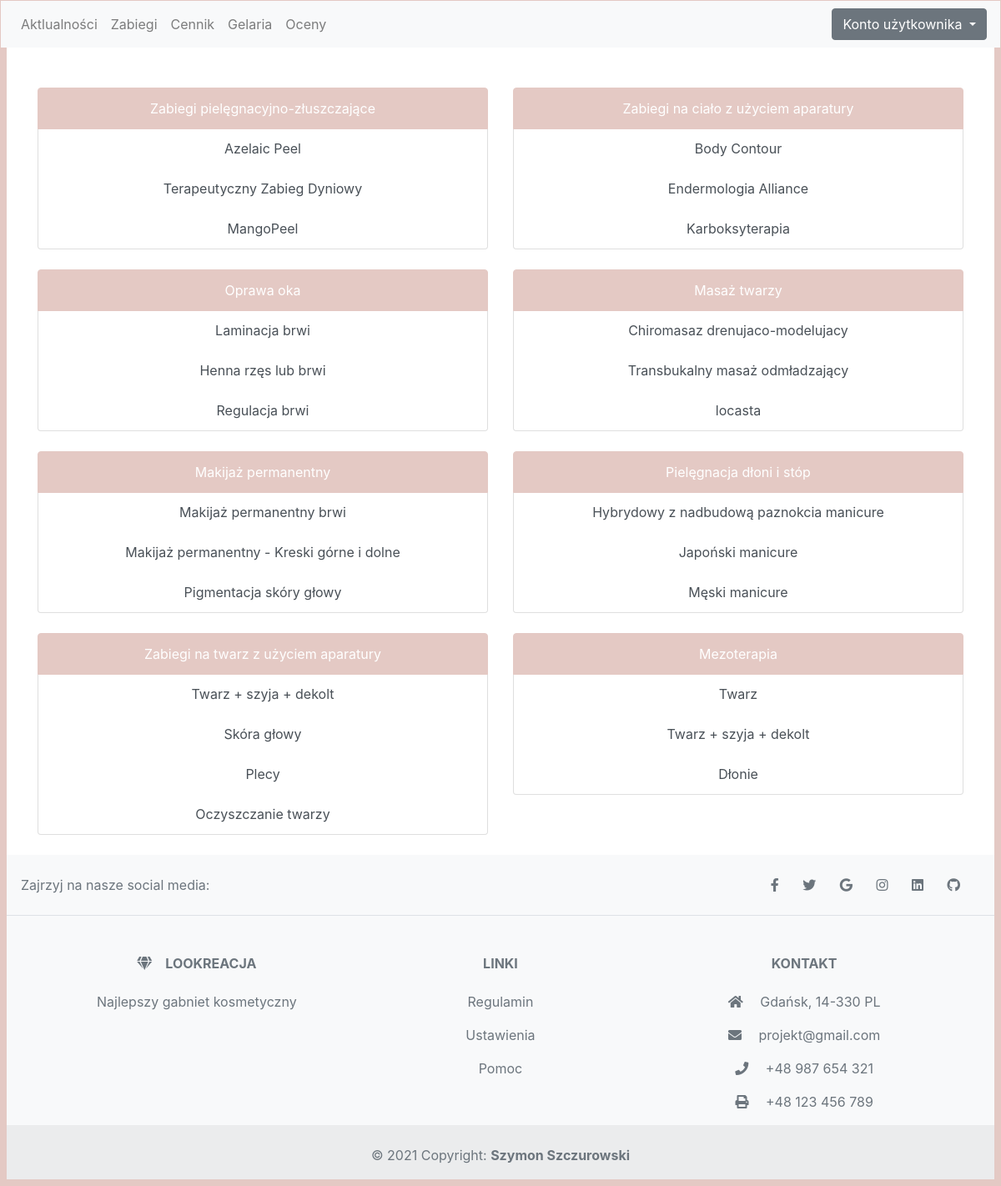
The page /SalonBeauty/zabiegi.php on the database its author committed.
### tables this page shows
CREATE TABLE `zabieg` (
  `id` int(11) NOT NULL,
  `nazwa` varchar(50) NOT NULL,
  `cena` decimal(12,2) NOT NULL,
  `czas` time NOT NULL,
  `Rodzaj_id` int(11) NOT NULL
);

### SalonBeauty/databse.php (called while the page is built, shortened)
<?php
class Database{
    protected $server;
    protected $user;
    protected $password;
    protected $db;
    public function __construct(){
        $this->server = "localhost";
        $this->user = "szymon";
        $this->password = "haslo";
        $this->db = "loki2";
    }
    public function get($sql){
        $conn = new mysqli($this->server, $this->user, $this->password , $this->db);
        $result = $conn->query($sql);
        return $result;
    }
}
?>

### SalonBeauty/zabiegi.php (the view, shortened to what this page needs)
<!DOCTYPE html>
<html lang="pl-PL">
<head>
    <link rel="stylesheet" href="https://cdn.jsdelivr.net/npm/bootstrap@5.0.0-alpha1/dist/css/bootstrap.min.css">
    <link rel="stylesheet" href="https://cdn.jsdelivr.net/npm/bootstrap@4.0.0/dist/css/bootstrap.min.css">
    <link rel="stylesheet" href="style/styles.css">
    <link rel="stylesheet" href="https://use.fontawesome.com/releases/v5.8.1/css/all.css">
</head>
<body class="border border border-10 border-secondary rounded  ">
<?php
include ("nav.php");
?>
<br><br>
<div style="text-align: center;">
    <div class="container">
        <div class="row">
            <div class="col">
                <div class="list-group">
                    <a href="#" style="background-color:  #e4c9c4;  border-color:  #e4c9c4";  class="list-group-item list-group-item-action active">Zabiegi pielęgnacyjno-złuszczające</a>
                    <?php
                    function display($row){
                        echo "<a href='#' class='list-group-item list-group-item-action'>" . $row["nazwa"] . "</a>";
                    }
                    function result($result){
                        if ($result->num_rows > 0) {
                            while($row = $result->fetch_assoc()) {
                                echo display($row);
                            }
                        }
                    }
                    include("databse.php");
                    $db = new Database();
                    $sql = "SELECT nazwa FROM zabieg WHERE Rodzaj_id = '1';";
                    $result = $db->get($sql);
                    result($result);
                    ?>
                </div>
                <br>
            </div>
            <div class="col">
                <div class="list-group">
                    <a href="#" style="background-color:  #e4c9c4;  border-color:  #e4c9c4";  class="list-group-item list-group-item-action active">Zabiegi na ciało z użyciem aparatury</a>
                    <?php
                    $sql = "SELECT nazwa FROM zabieg WHERE Rodzaj_id = '2';";
                    $result = $db->get($sql);
                    ?>
                </div>
                <br>
            </div>
            <div class="col">
                <div class="list-group">
                    <a href="#" style="background-color:  #e4c9c4;  border-color:  #e4c9c4";  class="list-group-item list-group-item-action active">Oprawa oka</a>
                    <?php
                    $sql = "SELECT nazwa FROM zabieg WHERE Rodzaj_id = '3';";
                    $result = $db->get($sql);
                    ?>
                </div>
                <br>
            </div>
            <div class="col">
                <div class="list-group">
                    <a href="#" style="background-color:  #e4c9c4;  border-color:  #e4c9c4";  class="list-group-item list-group-item-action active">Masaż twarzy</a>
                    <?php
                    $sql = "SELECT nazwa FROM zabieg WHERE Rodzaj_id = '4';";
                    $result = $db->get($sql);
                    ?>
                </div>
                <br>
            </div>
            <div class="col">
                <div class="list-group">
                    <a href="#" style="background-color:  #e4c9c4;  border-color:  #e4c9c4";  class="list-group-item list-group-item-action active">Makijaż permanentny</a>
                    <?php
                    $sql = "SELECT nazwa FROM zabieg WHERE Rodzaj_id = '5';";
                    $result = $db->get($sql);
                    ?>
                </div>
                <br>
            </div>
            <div class="col">
                <div class="list-group">
                    <a href="#" style="background-color:  #e4c9c4;  border-color:  #e4c9c4";  class="list-group-item list-group-item-action active">Pielęgnacja dłoni i stóp</a>
                    <?php
                    $sql = "SELECT nazwa FROM zabieg WHERE Rodzaj_id = '6';";
                    $result = $db->get($sql);
                    ?>
                </div>
                <br>
            </div>
            <div class="col">
                <div class="list-group">
                    <a href="#" style="background-color:  #e4c9c4;  border-color:  #e4c9c4";  class="list-group-item list-group-item-action active">Zabiegi na twarz z użyciem aparatury</a>
                    <?php
                    $sql = "SELECT nazwa FROM zabieg WHERE Rodzaj_id = '7';";
                    $result = $db->get($sql);
                    ?>
                </div>
                <br>
            </div>
            <div class="col">
                <div class="list-group">
                    <a href="#" style="background-color:  #e4c9c4;  border-color:  #e4c9c4";  class="list-group-item list-group-item-action active">Mezoterapia</a>
                    <?php
                    $sql = "SELECT nazwa FROM zabieg WHERE Rodzaj_id = '8';";
                    $result = $db->get($sql);
                    ?>
                </div>
                <br><br>
            </div>
        </div>
    </div>
</div>
</body>
<?php
include("footer.php");
?>
</html>

### SalonBeauty/style/styles.css (style rules this page uses)
body { color: #000000; }

### rows shown on the page
zabieg: nazwa "Azelaic Peel"
zabieg: nazwa "Terapeutyczny Zabieg Dyniowy"
zabieg: nazwa "MangoPeel"
zabieg: nazwa "Body Contour"
zabieg: nazwa "Endermologia Alliance"
zabieg: nazwa "Karboksyterapia"
zabieg: nazwa "Laminacja brwi"
zabieg: nazwa "Henna rzęs lub brwi"
zabieg: nazwa "Regulacja brwi"
zabieg: nazwa "Chiromasaz drenujaco-modelujacy"
zabieg: nazwa "Transbukalny masaż odmładzający"
zabieg: nazwa "locasta"
zabieg: nazwa "Makijaż permanentny brwi"
zabieg: nazwa "Makijaż permanentny - Kreski górne i dolne"
zabieg: nazwa "Pigmentacja skóry głowy"
zabieg: nazwa "Hybrydowy z nadbudową paznokcia manicure"
zabieg: nazwa "Japoński manicure"
zabieg: nazwa "Męski manicure"
zabieg: nazwa "Twarz + szyja + dekolt"
zabieg: nazwa "Skóra głowy"
zabieg: nazwa "Plecy"
zabieg: nazwa "Oczyszczanie twarzy"
zabieg: nazwa "Twarz"
zabieg: nazwa "Twarz + szyja + dekolt"
zabieg: nazwa "Dłonie"
